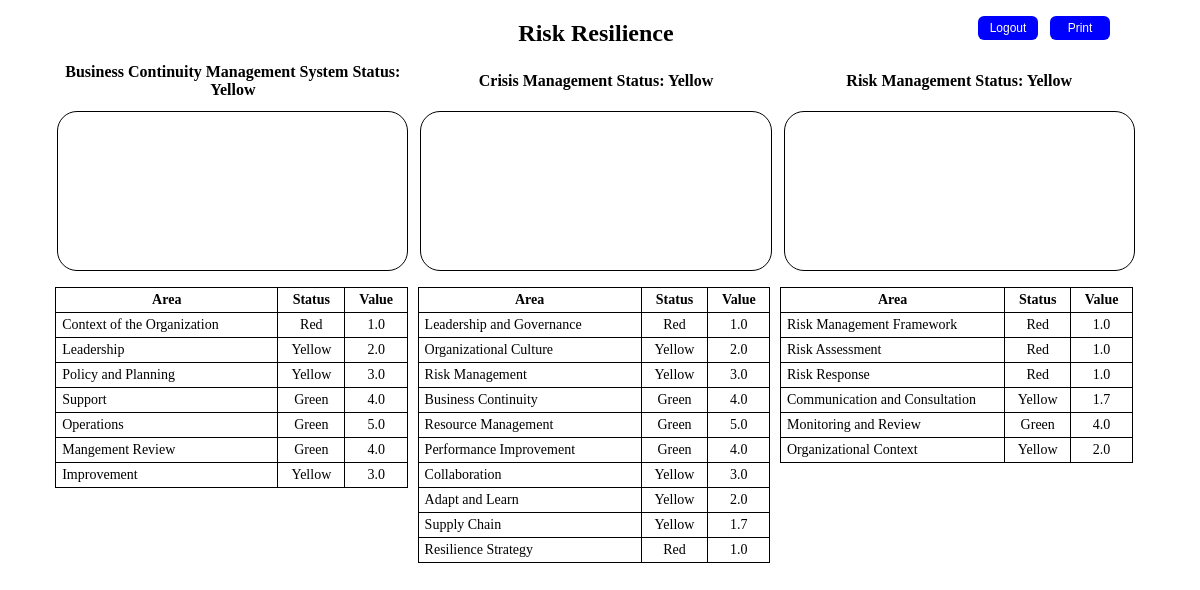
The app's page /ISO22301/results_overall/ (signed in) with its own data.
### ISO22301/models.py (models this page shows, shortened)
class Dashboard(models.Model):
    dashboard = models.CharField(max_length=50)
    company = models.CharField(max_length=150, default="None")

class Final_Result(models.Model):
    user_id = models.IntegerField(null = True, blank=False)
    area = models.CharField(max_length=300)
    scores = models.DecimalField(max_digits=2, decimal_places=1)
    max_scores=models.IntegerField(blank = True)
    survey = models.IntegerField(blank = True)
    company = models.CharField(max_length=250, null = True)
    area_id = models.IntegerField(null = True, blank=False)
    overall_color = models.CharField(max_length=20, null = True)
    survey_name = models.CharField(max_length=40, null = True)
    length = models.IntegerField(blank = True)
    respondent = models.CharField(max_length=250, null = True)
    area_color = models.CharField(max_length=20, null = True)

### ISO22301/views.py (the view)
# urls.py: path('results_overall/', views.results_overall, name='results_overall'),
@login_required(login_url='login')
def results_overall(request):
    user_id=request.user.id #get current user to identify data to use
    browsertaball= Final_Result.objects.filter(user_id = user_id).all().values_list('company', flat =  True)
    browsertab = browsertaball[0]
    dashboard_title=list(Dashboard.objects.values_list('dashboard', flat=True))
    dashboard_title=dashboard_title[0]
    survey = Surveys.objects.all() #get all survey names
    survey_results = Final_Result.objects.filter(user_id = user_id).all().order_by('survey') #Get all tle results for a particular user, ordered by survey ascending
    survey_results_survey = survey_results.values_list('survey', flat=True) #Get list of survey to get unique results set to plot
    survey_results_max = list(set(survey_results.values_list('max_scores', flat=True))) #Get max value
    unique_surveys = list(set(survey_results_survey)) #Create list with only unique survey id by removing duplicates and use to create data sets for echarts
    survey=[*survey.values_list('survey',flat=True)] # gets list in format ['value0','value1'...]
    survey_results_area1 = list(survey_results.filter(survey=unique_surveys[0]).values_list('area', flat=True))
    survey_results_area2 = list(survey_results.filter(survey=unique_surveys[1]).values_list('area', flat=True))
    survey_results_area3 = list(survey_results.filter(survey=unique_surveys[2]).values_list('area', flat=True))
    survey_results_scores1 = list(survey_results.filter(survey=unique_surveys[0]).values_list('scores', flat=True))
    survey_results_scores2 = list(survey_results.filter(survey=unique_surveys[1]).values_list('scores', flat=True))
    survey_results_scores3 = list(survey_results.filter(survey=unique_surveys[2]).values_list('scores', flat=True))
    survey_results_colors1 = list(survey_results.filter(survey=unique_surveys[0]).values_list('area_color', flat=True))
    survey_results_colors2 = list(survey_results.filter(survey=unique_surveys[1]).values_list('area_color', flat=True))
    survey_results_colors3 = list(survey_results.filter(survey=unique_surveys[2]).values_list('area_color', flat=True))
    survey_length = []
    length=len(survey_results_area1)
    survey_length.append(length)
    length=len(survey_results_area2)
    survey_length.append(length)
    length=len(survey_results_area3)
    survey_length.append(length)
    outcomecolorvalue1 = list(set(survey_results.filter(survey=unique_surveys[0]).values_list('overall_color', flat=True)))
    outcomecolorvalue2 = list(set(survey_results.filter(survey=unique_surveys[1]).values_list('overall_color', flat=True)))
    outcomecolorvalue3 = list(set(survey_results.filter(survey=unique_surveys[2]).values_list('overall_color', flat=True)))
    outcome_color=outcomecolorvalue1+outcomecolorvalue2+outcomecolorvalue3 # Combine into one list in proper order
    table_header = [('Area', 'Value', 'Status')] # Create header for each table
    results_text1 = [(x, y, z) for x, y, z in zip (survey_results_area1, survey_results_scores1, survey_results_colors1)]
    top=results_text1.pop(0) # Remove first set of values to get list in proper display order
    results_text1.append(top) # Add to end; list will be dispalyed in resed order in HTML Template
    results_text2 = [(x, y, z) for x, y, z in zip (survey_results_area2, survey_results_scores2, survey_results_colors2)]
    top=results_text2.pop(0) # Remove first set of values to get list in proper display order
    results_text2.append(top) # Add to end; list will be dispalyed in resed order in HTML Template
    results_text3 = [(x, y, z) for x, y, z in zip (survey_results_area3, survey_results_scores3, survey_results_colors3)]
    top=results_text3.pop(0) # Remove first set of values to get list in proper display order
    results_text3.append(top) # Add to end; list will be dispalyed in resed order in HTML Template
    analysis_raw= chatgpt_analysis(user_id) #Get analysis results
    print("RAW:", analysis_raw)
    analysis_raw1=analysis_raw.replace("**","")
    analysis_raw2=analysis_raw1.replace("Key Strengths","<strong>Key Strengths: </strong>")
    analysis_raw3=analysis_raw2.replace("Summary of Results","<strong>Overall Results: </strong>")
    analysis_raw4=analysis_raw3.replace("Summary of","")
    analysis=analysis_raw4.replace("Key Weaknesses","<strong>Key Weaknesses: </strong>")
    print(analysis)
    context = {
        'area_name1': survey_results_area1,
        'area_scores1': survey_results_scores1,
        'survey_length': survey_length,
        'survey_max': survey_results_max,
        'area_name2': survey_results_area2,
        'area_scores2': survey_results_scores2,
        'area_name3': survey_results_area3,
        'area_scores3': survey_results_scores3,
        'browsertab': browsertab,
        'dashboard_title': dashboard_title,
        'survey_name': survey,
        'outcome_color':outcome_color,
        'results_text1': results_text1,
        'results_text2': results_text2,
        'results_text3': results_text3,
        'table_header': table_header,
        'analysis': analysis,
        }
    return render(request,'ISO22301/results_overall.html', context)

### ISO22301/views.py (called while the page is built)
def chatgpt_analysis(user_id): #Send data to analyze_results to get ChatGPT analaysis
    results_dict={} #create dictionary of results
    results_dict=Final_Result_Question.objects.filter(user_id = user_id).values_list('area','question', 'scores')
    analysis = analyze_results(results_dict)
    return analysis

def analyze_results(results_dict): # Use Chat GPT to summarize results
    client = openai.OpenAI(api_key=OPENAI_API_KEY)
    prompt = f"provide a two paragraph summary of the results,a two paragraph summary  of key strengths, and a  two paragraph summary summary of key weaknesses  based on ISO survey results where the maximum possible score is 5: Please return your answer with <br></br> bewteen each summary items, bold the title {results_dict}"
    response = client.chat.completions.create(
        model="gpt-4o-mini",  # or "gpt-3.5-turbo"
        messages=[{"role": "user", "content": prompt}],
        max_tokens=2000
    )
    results = response.choices[0].message.content # Get results
    return results

### ISO22301/templates/ISO22301/results_overall.html (shortened to what this page needs)
{% load static %}
<html lang = "en">
<head>
    <link rel="stylesheet" href="{% static 'css/styles.css' %}">
    <form action="{% url 'logout' %}" method="POST">
      <button class='button1' type='submit'>Logout</button>
      </form>
      <button class='button2' onclick="window.print()">Print</button>
    </head>
  <table class = 'container'>
  <tbody>
    <tr>
      <td class = 'nbl' colspan = 3>{{ dashboard_title }}</td>
    </tr>
    <tr>
      <td class = 'nb'>
      {{ survey_name.3}} Status: {{outcome_color.2}}
      </td>
      <td class = 'nb'>
      {{ survey_name.0}} Status: {{outcome_color.0}}
      </td>
      <td class = 'nb'>
      {{ survey_name.1}} Status: {{outcome_color.1}}
      </td>
    </tr>
    <tr>
      <td class = 'drilldown' id='main3' >
      </td>
<td class = 'drilldown' id='main1' >
      </td>
      <td class = 'drilldown' id='main2' >
      </td>
    </tr>
</body>
</table>
<div class="row">
  <div class="column">
<table class = 'final' style ='width:29.4vw'>
        {% for text in table_header %}
        <tr>
        <td class = 'areabold'>
          {{text.0}} </td>
        <td class = 'bold'>{{text.2}}</td>
        <td class = 'bold'>{{text.1}}</td>
        </tr>
        {% endfor %}
        {% for text in results_text3 reversed %}
        <tr>
        <td class = 'area'>
          {{text.0}} </td>
        <td>{{text.2}}</td>
        <td>{{text.1}}</td>
        </tr>
        {% endfor %}
        </table>
</div>
    <div class="column">
      <table class = 'final' style ='width:29.4vw'>
        {% for text in table_header %}
        <tr>
         <td class = 'areabold'>
          {{text.0}} </td>
         <td class = 'bold'>{{text.2}}</td>
         <td class = 'bold'>{{text.1}}</td>
         </tr>
         {% endfor %}
         {% for text in results_text1 reversed %}
         <tr>
          <td class = 'area'>
           {{text.0}} </td>
          <td>{{text.2}}</td>
          <td>{{text.1}}</td>
          </tr>
          {% endfor %}
        </table>
      </div>
      <div class="column">
        <table class = 'final' style ='width:29.4vw'>
          {% for text in table_header %}
          <tr>
           <td class = 'areabold'>
            {{text.0}} </td>
           <td class = 'bold'>{{text.2}}</td>
           <td class = 'bold'>{{text.1}}</td>
           </tr>
           {% endfor %}
           {% for text in results_text2 reversed %}
           <tr>
           <td class = 'area'>{{text.0}} </td>
           <td>{{text.2}}</td>
           <td>{{text.1}}</td>
           </tr>
           {% endfor %}
          </table>
        </div>
    </div>
   <br></br>
  </body>
</html>

### assets/css/styles.css (style rules this page uses)
th, td { border:1px solid black; padding-left: .5vw; padding-right: .5vw; padding-top: .5vh; padding-bottom: .5vh; width: 8vw; height: 1vh; text-align: center; vertical-align: middle; }
table { width: 90vw; margin-bottom: 0px; }
table.final { width: 90vw; margin-bottom: 0px; font-size: 14px; height:20px; border-collapse: collapse; }
form { text-align: center; }
button { position: relative; left: 50vw; transform: translateX(-50%); height: 5vh; width: 10vw; background-color: #4025f4; color: white; margin: 8px 0; border: none; border-radius: 6px; font-size: 1.5vh; cursor: pointer; text-align:center; }
.container { display: flex; flex-direction: row; width:98vw; align-items: top; justify-content: center; margin-bottom: 1vh; border-spacing: 1vw 1vh; }
td.drilldown { width: 28.1vw; height: 20vh; border-radius: 20px; }
td.area { text-align: left; width: 50vw; }
.row { display: flex; justify-content: center; margin-right: 1vw; gap: .8vw; }
td.nb { border: none; font-size: 2vh; font-weight: bold; text-align: center; vertical-align: middle; }
td.nbl { border: none; font-size: 3vh; font-weight: bold; text-align: center; vertical-align: middle; }
td.areabold { text-align: center; width: 50vw; font-weight: bold; }
td.bold { text-align: center; font-weight: bold; }
button.button1 { background:blue; color:white; position: absolute; top: 1vh; left: 84vw; height: 3vh; width: 5vw; font-size: 1.5vh; }
button.button2 { background:blue; color:white; position: absolute; top: 1vh; left: 90vw; height: 3vh; width: 5vw; font-size: 1.5vh; }

### records on screen
Dashboard: dashboard "Risk Resilience"
Final_Result: area "Context of the Organization", area_color "Red", text "1.0"
Final_Result: area "Leadership", text "Yellow", text "2.0"
Final_Result: area "Policy and Planning", text "Yellow", text "3.0"
Final_Result: area "Support", area_color "Green", text "4.0"
Final_Result: area "Operations", area_color "Green", text "5.0"
Final_Result: area "Mangement Review", area_color "Green", text "4.0"
Final_Result: area "Improvement", text "Yellow", text "3.0"
Final_Result: area "Leadership and Governance", area_color "Red", text "1.0"
Final_Result: area "Organizational Culture", text "Yellow", text "2.0"
Final_Result: area "Resource Management", area_color "Green", text "5.0"
Final_Result: area "Performance Improvement", area_color "Green", text "4.0"
Final_Result: area "Collaboration", text "Yellow", text "3.0"
Final_Result: area "Adapt and Learn", text "Yellow", text "2.0"
Final_Result: area "Supply Chain", text "Yellow", scores "1.7"
Final_Result: area "Resilience Strategy", area_color "Red", text "1.0"
Final_Result: area "Risk Management Framework", area_color "Red", text "1.0"
Final_Result: area "Risk Assessment", area_color "Red", text "1.0"
Final_Result: area "Risk Response", area_color "Red", text "1.0"
Final_Result: area "Communication and Consultation", text "Yellow", scores "1.7"
Final_Result: area "Monitoring and Review", area_color "Green", text "4.0"
Final_Result: area "Organizational Context", text "Yellow", text "2.0"

### other values on screen
{{ survey_name.3 }} "Business Continuity Management System"
{{ outcome_color.2 }} "Yellow"
{{ survey_name.0 }} "Crisis Management"
{{ outcome_color.0 }} "Yellow"
{{ survey_name.1 }} "Risk Management"
{{ outcome_color.1 }} "Yellow"
{{ text.0 }} "Area"
{{ text.2 }} "Status"
{{ text.1 }} "Value"
{{ text.0 }} "Risk Management" "Business Continuity"
{{ text.2 }} "Yellow" "Green"
{{ text.1 }} "3.0" "4.0"
